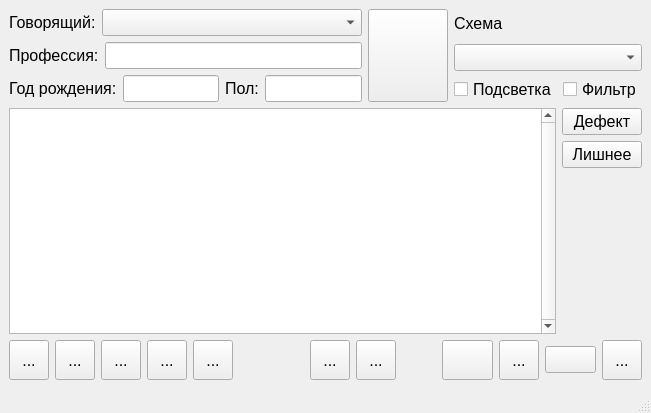
<?xml version="1.0" encoding="UTF-8"?>
<ui version="4.0">
 <class>QStatementWindow</class>
 <widget class="QMainWindow" name="QStatementWindow">
  <property name="geometry">
   <rect>
    <x>0</x>
    <y>0</y>
    <width>651</width>
    <height>413</height>
   </rect>
  </property>
  <property name="font">
   <font>
    <pointsize>12</pointsize>
   </font>
  </property>
  <property name="windowTitle">
   <string>Реплики</string>
  </property>
  <widget class="QWidget" name="centralwidget">
   <layout class="QVBoxLayout" name="verticalLayout_4">
    <item>
     <layout class="QHBoxLayout" name="loTop">
      <item>
       <layout class="QVBoxLayout" name="verticalLayout">
        <item>
         <layout class="QHBoxLayout" name="horizontalLayout_2">
          <item>
           <widget class="QLabel" name="lblSpeaker">
            <property name="text">
             <string>Говорящий:</string>
            </property>
           </widget>
          </item>
          <item>
           <widget class="QComboBox" name="cmbSpeaker">
            <property name="sizePolicy">
             <sizepolicy hsizetype="Expanding" vsizetype="Fixed">
              <horstretch>0</horstretch>
              <verstretch>0</verstretch>
             </sizepolicy>
            </property>
           </widget>
          </item>
         </layout>
        </item>
        <item>
         <layout class="QHBoxLayout" name="horizontalLayout_3">
          <item>
           <widget class="QLabel" name="lblProfession">
            <property name="text">
             <string>Профессия:</string>
            </property>
           </widget>
          </item>
          <item>
           <widget class="QLineEdit" name="edtProfession">
            <property name="readOnly">
             <bool>true</bool>
            </property>
           </widget>
          </item>
         </layout>
        </item>
        <item>
         <layout class="QHBoxLayout" name="horizontalLayout">
          <item>
           <widget class="QLabel" name="lblBirthYear">
            <property name="text">
             <string>Год рождения:</string>
            </property>
           </widget>
          </item>
          <item>
           <widget class="QLineEdit" name="edtBirthYear">
            <property name="readOnly">
             <bool>true</bool>
            </property>
           </widget>
          </item>
          <item>
           <widget class="QLabel" name="lblSex">
            <property name="text">
             <string>Пол:</string>
            </property>
           </widget>
          </item>
          <item>
           <widget class="QLineEdit" name="edtSex">
            <property name="readOnly">
             <bool>true</bool>
            </property>
           </widget>
          </item>
         </layout>
        </item>
       </layout>
      </item>
      <item>
       <widget class="QPushButton" name="btnSpeakers">
        <property name="sizePolicy">
         <sizepolicy hsizetype="Minimum" vsizetype="Preferred">
          <horstretch>0</horstretch>
          <verstretch>0</verstretch>
         </sizepolicy>
        </property>
        <property name="minimumSize">
         <size>
          <width>80</width>
          <height>0</height>
         </size>
        </property>
        <property name="toolTip">
         <string>Говорящие</string>
        </property>
        <property name="text">
         <string/>
        </property>
        <property name="icon">
         <iconset resource="icons.qrc">
          <normaloff>:/images/icons/microphone.png</normaloff>:/images/icons/microphone.png</iconset>
        </property>
        <property name="iconSize">
         <size>
          <width>32</width>
          <height>32</height>
         </size>
        </property>
       </widget>
      </item>
      <item>
       <layout class="QVBoxLayout" name="verticalLayout_3">
        <item>
         <layout class="QVBoxLayout" name="verticalLayout_2">
          <item>
           <widget class="QLabel" name="lblScheme">
            <property name="text">
             <string>Схема</string>
            </property>
           </widget>
          </item>
          <item>
           <widget class="QComboBox" name="cmbScheme"/>
          </item>
         </layout>
        </item>
        <item>
         <layout class="QHBoxLayout" name="horizontalLayout_4">
          <item>
           <widget class="QCheckBox" name="chbHighlighter">
            <property name="text">
             <string>Подсветка</string>
            </property>
           </widget>
          </item>
          <item>
           <widget class="QCheckBox" name="chbFilter">
            <property name="text">
             <string>Фильтр</string>
            </property>
           </widget>
          </item>
         </layout>
        </item>
       </layout>
      </item>
     </layout>
    </item>
    <item>
     <layout class="QHBoxLayout" name="horizontalLayout_10">
      <item>
       <widget class="QTextBrowser" name="memStatement">
        <property name="verticalScrollBarPolicy">
         <enum>Qt::ScrollBarAlwaysOn</enum>
        </property>
        <property name="undoRedoEnabled">
         <bool>true</bool>
        </property>
        <property name="readOnly">
         <bool>false</bool>
        </property>
       </widget>
      </item>
      <item>
       <layout class="QVBoxLayout" name="loCustomActions">
        <item>
         <widget class="QPushButton" name="btnAddDefect">
          <property name="text">
           <string>Дефект</string>
          </property>
         </widget>
        </item>
        <item>
         <widget class="QPushButton" name="btnRemoveAccent">
          <property name="text">
           <string>Лишнее</string>
          </property>
         </widget>
        </item>
        <item>
         <spacer name="verticalSpacer">
          <property name="orientation">
           <enum>Qt::Vertical</enum>
          </property>
          <property name="sizeHint" stdset="0">
           <size>
            <width>20</width>
            <height>40</height>
           </size>
          </property>
         </spacer>
        </item>
       </layout>
      </item>
     </layout>
    </item>
    <item>
     <layout class="QHBoxLayout" name="horizontalLayout_5">
      <item>
       <layout class="QHBoxLayout" name="loNavigation">
        <item>
         <widget class="QToolButton" name="btnFirst">
          <property name="sizePolicy">
           <sizepolicy hsizetype="Minimum" vsizetype="Minimum">
            <horstretch>0</horstretch>
            <verstretch>0</verstretch>
           </sizepolicy>
          </property>
          <property name="minimumSize">
           <size>
            <width>40</width>
            <height>40</height>
           </size>
          </property>
          <property name="toolTip">
           <string>Первая реплика</string>
          </property>
          <property name="text">
           <string>...</string>
          </property>
          <property name="icon">
           <iconset resource="icons.qrc">
            <normaloff>:/images/icons/arrow-left-double.png</normaloff>:/images/icons/arrow-left-double.png</iconset>
          </property>
          <property name="iconSize">
           <size>
            <width>32</width>
            <height>32</height>
           </size>
          </property>
         </widget>
        </item>
        <item>
         <widget class="QToolButton" name="btnPrevious">
          <property name="sizePolicy">
           <sizepolicy hsizetype="Minimum" vsizetype="Minimum">
            <horstretch>0</horstretch>
            <verstretch>0</verstretch>
           </sizepolicy>
          </property>
          <property name="minimumSize">
           <size>
            <width>40</width>
            <height>40</height>
           </size>
          </property>
          <property name="toolTip">
           <string>Предыдущая реплика</string>
          </property>
          <property name="text">
           <string>...</string>
          </property>
          <property name="icon">
           <iconset resource="icons.qrc">
            <normaloff>:/images/icons/arrow-left.png</normaloff>:/images/icons/arrow-left.png</iconset>
          </property>
          <property name="iconSize">
           <size>
            <width>32</width>
            <height>32</height>
           </size>
          </property>
          <property name="shortcut">
           <string>Ctrl+Left</string>
          </property>
         </widget>
        </item>
        <item>
         <widget class="QToolButton" name="btnNext">
          <property name="sizePolicy">
           <sizepolicy hsizetype="Minimum" vsizetype="Minimum">
            <horstretch>0</horstretch>
            <verstretch>0</verstretch>
           </sizepolicy>
          </property>
          <property name="minimumSize">
           <size>
            <width>40</width>
            <height>40</height>
           </size>
          </property>
          <property name="toolTip">
           <string>Следующая реплика</string>
          </property>
          <property name="text">
           <string>...</string>
          </property>
          <property name="icon">
           <iconset resource="icons.qrc">
            <normaloff>:/images/icons/arrow-right.png</normaloff>:/images/icons/arrow-right.png</iconset>
          </property>
          <property name="iconSize">
           <size>
            <width>32</width>
            <height>32</height>
           </size>
          </property>
          <property name="shortcut">
           <string>Ctrl+Right</string>
          </property>
         </widget>
        </item>
        <item>
         <widget class="QToolButton" name="btnLast">
          <property name="sizePolicy">
           <sizepolicy hsizetype="Minimum" vsizetype="Minimum">
            <horstretch>0</horstretch>
            <verstretch>0</verstretch>
           </sizepolicy>
          </property>
          <property name="minimumSize">
           <size>
            <width>40</width>
            <height>40</height>
           </size>
          </property>
          <property name="toolTip">
           <string>Последняя реплика</string>
          </property>
          <property name="text">
           <string>...</string>
          </property>
          <property name="icon">
           <iconset resource="icons.qrc">
            <normaloff>:/images/icons/arrow-right-double.png</normaloff>:/images/icons/arrow-right-double.png</iconset>
          </property>
          <property name="iconSize">
           <size>
            <width>32</width>
            <height>32</height>
           </size>
          </property>
         </widget>
        </item>
        <item>
         <widget class="QToolButton" name="btnSearch">
          <property name="sizePolicy">
           <sizepolicy hsizetype="Minimum" vsizetype="Minimum">
            <horstretch>0</horstretch>
            <verstretch>0</verstretch>
           </sizepolicy>
          </property>
          <property name="minimumSize">
           <size>
            <width>40</width>
            <height>40</height>
           </size>
          </property>
          <property name="toolTip">
           <string>Поиск реплик</string>
          </property>
          <property name="text">
           <string>...</string>
          </property>
          <property name="icon">
           <iconset resource="icons.qrc">
            <normaloff>:/images/icons/find.png</normaloff>:/images/icons/find.png</iconset>
          </property>
          <property name="iconSize">
           <size>
            <width>32</width>
            <height>32</height>
           </size>
          </property>
         </widget>
        </item>
       </layout>
      </item>
      <item>
       <layout class="QHBoxLayout" name="loAdvancedActions">
        <item>
         <spacer name="horizontalSpacer">
          <property name="orientation">
           <enum>Qt::Horizontal</enum>
          </property>
          <property name="sizeHint" stdset="0">
           <size>
            <width>40</width>
            <height>20</height>
           </size>
          </property>
         </spacer>
        </item>
        <item>
         <widget class="QToolButton" name="btnAccentuator">
          <property name="sizePolicy">
           <sizepolicy hsizetype="Minimum" vsizetype="Minimum">
            <horstretch>0</horstretch>
            <verstretch>0</verstretch>
           </sizepolicy>
          </property>
          <property name="minimumSize">
           <size>
            <width>40</width>
            <height>40</height>
           </size>
          </property>
          <property name="toolTip">
           <string>Вызов Акцентуатора</string>
          </property>
          <property name="text">
           <string>...</string>
          </property>
          <property name="icon">
           <iconset resource="icons.qrc">
            <normaloff>:/images/icons/word-processing.png</normaloff>:/images/icons/word-processing.png</iconset>
          </property>
          <property name="iconSize">
           <size>
            <width>32</width>
            <height>32</height>
           </size>
          </property>
          <property name="shortcut">
           <string>Ctrl+A</string>
          </property>
         </widget>
        </item>
        <item>
         <widget class="QToolButton" name="btnHistory">
          <property name="sizePolicy">
           <sizepolicy hsizetype="Minimum" vsizetype="Minimum">
            <horstretch>0</horstretch>
            <verstretch>0</verstretch>
           </sizepolicy>
          </property>
          <property name="minimumSize">
           <size>
            <width>40</width>
            <height>40</height>
           </size>
          </property>
          <property name="toolTip">
           <string>История реплики</string>
          </property>
          <property name="text">
           <string>...</string>
          </property>
          <property name="icon">
           <iconset resource="icons.qrc">
            <normaloff>:/images/icons/history.png</normaloff>:/images/icons/history.png</iconset>
          </property>
          <property name="iconSize">
           <size>
            <width>32</width>
            <height>32</height>
           </size>
          </property>
          <property name="shortcut">
           <string>Ctrl+H</string>
          </property>
         </widget>
        </item>
       </layout>
      </item>
      <item>
       <layout class="QHBoxLayout" name="loBasicActions">
        <item>
         <spacer name="horizontalSpacer_2">
          <property name="orientation">
           <enum>Qt::Horizontal</enum>
          </property>
          <property name="sizeHint" stdset="0">
           <size>
            <width>40</width>
            <height>20</height>
           </size>
          </property>
         </spacer>
        </item>
        <item>
         <widget class="QPushButton" name="btnAdd">
          <property name="sizePolicy">
           <sizepolicy hsizetype="Minimum" vsizetype="Minimum">
            <horstretch>0</horstretch>
            <verstretch>0</verstretch>
           </sizepolicy>
          </property>
          <property name="minimumSize">
           <size>
            <width>40</width>
            <height>40</height>
           </size>
          </property>
          <property name="toolTip">
           <string>Новая реплика</string>
          </property>
          <property name="styleSheet">
           <string notr="true">text-align: left;</string>
          </property>
          <property name="text">
           <string/>
          </property>
          <property name="icon">
           <iconset resource="icons.qrc">
            <normaloff>:/images/icons/add.png</normaloff>:/images/icons/add.png</iconset>
          </property>
          <property name="iconSize">
           <size>
            <width>32</width>
            <height>32</height>
           </size>
          </property>
         </widget>
        </item>
        <item>
         <widget class="QToolButton" name="btnDelete">
          <property name="sizePolicy">
           <sizepolicy hsizetype="Minimum" vsizetype="Minimum">
            <horstretch>0</horstretch>
            <verstretch>0</verstretch>
           </sizepolicy>
          </property>
          <property name="minimumSize">
           <size>
            <width>40</width>
            <height>40</height>
           </size>
          </property>
          <property name="toolTip">
           <string>Удалить реплику</string>
          </property>
          <property name="text">
           <string>...</string>
          </property>
          <property name="icon">
           <iconset resource="icons.qrc">
            <normaloff>:/images/icons/edit-delete.png</normaloff>:/images/icons/edit-delete.png</iconset>
          </property>
          <property name="iconSize">
           <size>
            <width>32</width>
            <height>32</height>
           </size>
          </property>
         </widget>
        </item>
        <item>
         <widget class="QPushButton" name="btnSaveStatements">
          <property name="toolTip">
           <string>Сохранить изменения</string>
          </property>
          <property name="text">
           <string/>
          </property>
          <property name="icon">
           <iconset resource="icons.qrc">
            <normaloff>:/images/icons/save.png</normaloff>:/images/icons/save.png</iconset>
          </property>
          <property name="iconSize">
           <size>
            <width>32</width>
            <height>32</height>
           </size>
          </property>
          <property name="shortcut">
           <string>Ctrl+S</string>
          </property>
         </widget>
        </item>
       </layout>
      </item>
      <item>
       <widget class="QToolButton" name="btnClose">
        <property name="sizePolicy">
         <sizepolicy hsizetype="Minimum" vsizetype="Minimum">
          <horstretch>0</horstretch>
          <verstretch>0</verstretch>
         </sizepolicy>
        </property>
        <property name="minimumSize">
         <size>
          <width>40</width>
          <height>40</height>
         </size>
        </property>
        <property name="toolTip">
         <string>Закрыть окно</string>
        </property>
        <property name="text">
         <string>...</string>
        </property>
        <property name="icon">
         <iconset resource="icons.qrc">
          <normaloff>:/images/icons/cancel.png</normaloff>:/images/icons/cancel.png</iconset>
        </property>
        <property name="iconSize">
         <size>
          <width>32</width>
          <height>32</height>
         </size>
        </property>
       </widget>
      </item>
     </layout>
    </item>
   </layout>
  </widget>
  <widget class="QMenuBar" name="menubar">
   <property name="geometry">
    <rect>
     <x>0</x>
     <y>0</y>
     <width>651</width>
     <height>21</height>
    </rect>
   </property>
  </widget>
  <widget class="QStatusBar" name="statusbar"/>
 </widget>
 <resources>
  <include location="icons.qrc"/>
 </resources>
 <connections/>
</ui>
